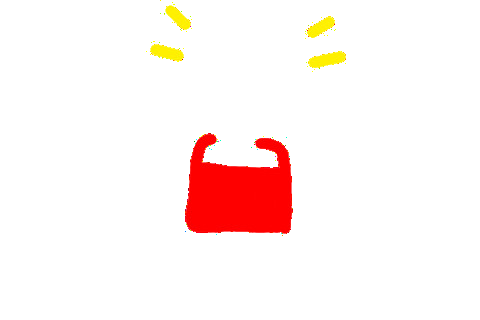
//> input picture S2/Traitements d'images/TP1/tp01/input/image_transparency.png, 480 x 320 px
$ ./tp1_exo3 ../input/image_transparency.png   (built with g++ and OpenCV 4)
//> lines starting //> are read from the running program, lines starting //| are printed output that depends on the picture; after the words box and inside, x2 and y2 are one past the last pixel; in counts of white or black regions, pixels touching at a corner belong together
#include <opencv2/core/core.hpp>
#include <opencv2/imgproc/imgproc.hpp>
#include <opencv2/highgui/highgui.hpp>

#include <iostream>

cv::Mat drawSquare(int size, cv::Mat image){
    for(auto col = image.cols/2 - size; col < image.cols/2 + size; col++ ){
        for(auto line = image.rows/2 - size; line < image.rows/2 + size; line++ ){
            image.at<cv::Vec3b>(line, col)[0] = 0;
            image.at<cv::Vec3b>(line, col)[1] = 255;
            image.at<cv::Vec3b>(line, col)[2] = 0;
        }
    }
    return image;
}

cv::Mat drawFaded(int size, cv::Mat image){
    auto scale = 255 / size;
    auto tmp = 0;
    for(auto col = image.cols/2 - size; col < image.cols/2 + size; col++ ){
        for(auto line = image.rows/2 - size; line < image.rows/2 + size; line++ ){
            image.at<cv::Vec3b>(line, col)[0] = tmp;
            image.at<cv::Vec3b>(line, col)[1] = tmp;
            image.at<cv::Vec3b>(line, col)[2] = tmp;
        }
        tmp+=scale / 2;
    }
    return image;
}

cv::Mat drawCircle(int size, cv::Mat image){
    cv::Point center(image.cols/2, image.rows/2);//Declaring the center point
    int radius = size; //Declaring the radius
    cv::Scalar line_Color(0, 255, 255);//Color of the circle
    int thickness = 3;//thickens of the line
    cv::circle(image, center,radius, line_Color, thickness);//Using circle()function to draw the line//
    return image;
}


//////////////////////////////////////////////////////////////////////////////////////////////////
int main(int argc, char ** argv)
{
  // check arguments
  if(argc != 2){
    std::cout << "usage: " << argv[0] << " image" << std::endl;
    return -1;
  }

  cv::Mat image = cv::imread(argv[1]);
//> image is the input picture: 320 rows x 480 cols, CV_8UC3; mean B, G, R 239.6, 241.9, 254.8
  // load the input image
  std::cout << "load image ..." << std::endl;
  if(image.empty()){
    std::cout << "error loading " << argv[1] << std::endl;
    return -1;
  }
  std::cout << "image size : " << image.cols << " x " << image.rows << std::endl;
//| image size : 480 x 320

  //image = drawSquare(20, image);
  image = drawFaded(80, image);
//> after the loop in drawFaded, `for(auto col = image.cols/2 - size; col < image.cols/2 + size; col++ )`:
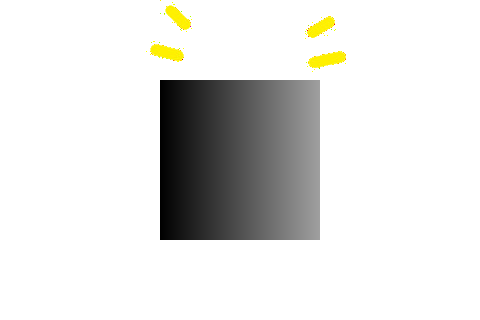
//> image: 320 rows x 480 cols, CV_8UC3; 16.67% of pixels changed, all inside (x1, y1, x2, y2) = (160, 80, 320, 240)
//> after the loop in drawFaded, `for(auto col = image.cols/2 - size; col < image.cols/2 + size; col++ )`: tmp = 160

  image = drawCircle(40, image);
//> in drawCircle, `cv::circle(image, center,radius, line_Color, thickness);`:
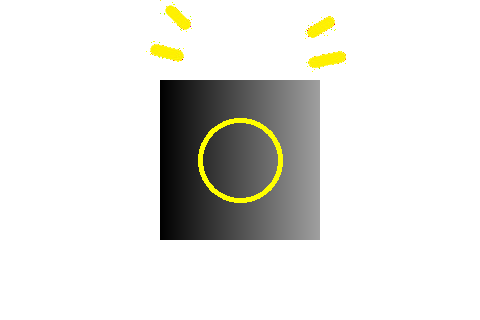
//> image: 320 rows x 480 cols, CV_8UC3; 0.82% of pixels changed, all inside (x1, y1, x2, y2) = (198, 118, 283, 203)


  // display an image
  cv::imshow("une image", image);
  std::cout << "appuyer sur une touche ..." << std::endl;
  cv::waitKey();

  // save the image
  cv::imwrite("output/tp1ex3.jpg",image);

  return 1;
}
